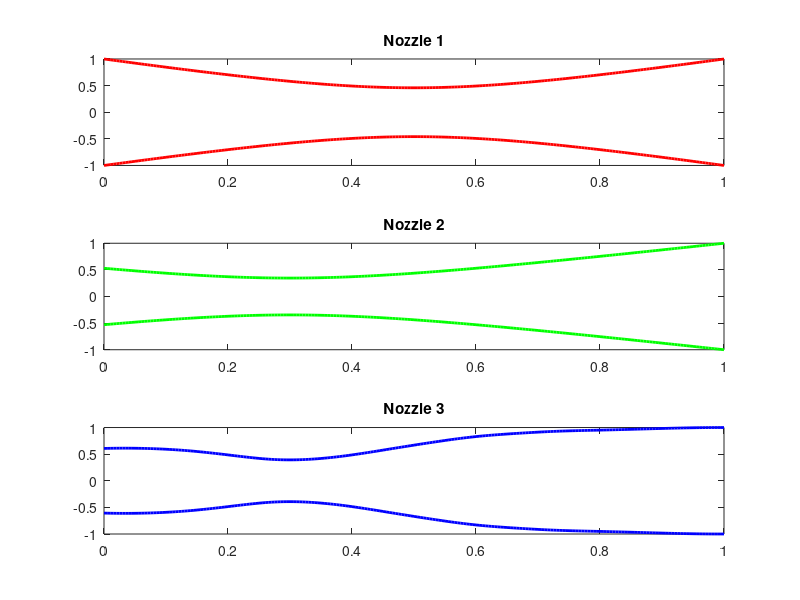

This figure's MATLAB source: (Note: this script raises an error after producing the figure.)
%%%%%%%%%%%%%        SUPERSONIC NOZZLE FLOW            %%%%%%%%%%%%%%



clear
close
clc


L = 1;                  %Nozzle length [m]
Nx = 201;
x = linspace(0,L,Nx);
tfin = 2.5;             % Dimensionless time. 
                        % Represents number of times sound waves 
                        % can travel length L of Nozzle

patm = 101325;         %[Pa]
pres = 100*patm;
pext0 = patm;
Tres = 1273;           %[K]
Text0 = 300;           %[K]

Tref = Tres;
pref = pres;

gamma = 1.4;                   % cp/cv in ideal gas for air         
mw_air = 28.97/1000;           % molecular weight of air [kg/mol]
R = 8.314;                     % Ideal gas constant [J/(mol*K)]

%Derived params
Rair = R/mw_air;               % Mass ideal gas constant for air [J/(kg*K)]
cv = Rair/(gamma-1);           % specific heat of air at constant volume [J/(kg*K)]

% Derived reference state variables
eref = cv*Tref;                % specific energy at reference state [J/kg]
rhoref = pref/(Rair*Tref);     % mass density at reference state [kg/m^3]         
aref = sqrt(gamma*Rair*Tref);  % Speed of sound at reference state [m/s]

%Cross section at throat
Astar = pi*0.15.^2; %30cm diameter

%Dimensionless cross-section profiles
A1fun = @(x) 1 + 15*(x - 0.5).^2; % 0 < x < 1 [1]
A1 = A1fun(x);

A2fun = @(x) 1 + 15*(x - 0.3).^2; % 0 < x < 1 [1]
A2 = A2fun(x);

Rvals = [1.5, 1.5, 1.4, 1.2, 1, 1, 1.2, 1.5, 1.8, 2.05, 2.2, 2.3, 2.35, 2.4, 2.45, 2.47];
A3 = spline(linspace(0,L,length(Rvals)), Rvals.^2, linspace(0,L,Nx));

%% Plot profiles

rad_vec1 = sqrt(A1/pi);
rad_vec1 = rad_vec1./max(rad_vec1); %Normalized radius
lsup1 = +rad_vec1;
linf1 = -rad_vec1;

rad_vec2 = sqrt(A2/pi);
rad_vec2 = rad_vec2./max(rad_vec2); %Normalized radius
lsup2 = +rad_vec2;
linf2 = -rad_vec2;

rad_vec3 = sqrt(A3/pi);
rad_vec3 = rad_vec3./max(rad_vec3); %Normalized radius
lsup3 = +rad_vec3;
linf3 = -rad_vec3;

figure(1);
subplot(3,1,1)
plot(x/L,lsup1, 'r', 'LineWidth', 2);
hold on
plot(x/L,linf1, 'r', 'LineWidth', 2);
ylim([min(linf1), max(lsup1)]);
title('Nozzle 1')
hold off

subplot(3,1,2)
plot(x/L,lsup2, 'g', 'LineWidth', 2);
hold on
plot(x/L,linf2, 'g', 'LineWidth', 2);
ylim([min(linf2), max(lsup2)]);
title('Nozzle 2')
hold off

subplot(3,1,3)
plot(x/L,lsup3, 'b', 'LineWidth', 2);
hold on
plot(x/L,linf3, 'b', 'LineWidth', 2);
ylim([min(linf3), max(lsup3)]);
title('Nozzle 3')
hold off



%% 
[tvec_realtime1, rho1, p1, T1, v1, Ma1] = ...
    NozzleConservativeFun(tfin, x, A1, pres, pext0, Tres, Text0, ...
                                    gamma, mw_air, R);
                                
[tvec_realtime2, rho2, p2, T2, v2, Ma2] = ...
    NozzleConservativeFun(tfin, x, A2, pres, pext0, Tres, Text0, ...
                                    gamma, mw_air, R);  
                                                             
[tvec_realtime3, rho3, p3, T3, v3, Ma3] = ...
    NozzleConservativeFun(tfin, x, A3, pres, pext0, Tres, Text0, ...
                                    gamma, mw_air, R); 


 len1 = length(tvec_realtime1);
 m1(1:len1, :) = rho1(1:len1, :).*A1.*v1(1:len1, :);
 len2 = length(tvec_realtime2);
 m2(1:len2, :) = rho2(1:len2, :).*A2.*v2(1:len2, :);
 len3 = length(tvec_realtime3);
 m3(1:len3, :) = rho3(1:len3, :).*A3.*v3(1:len3, :);

%Re-scale back to dimensional
rho1 = rho1*rhoref;
p1 = p1*pref/patm;  %[atm]
T1 = T1*Tref;
v1 = v1*aref;
m1 = m1*rhoref*Astar*aref;

rho2 = rho2*rhoref;
p2 = p2*pref/patm;  %[atm]
T2 = T2*Tref;
v2 = v2*aref;
m2 = m2*rhoref*Astar*aref;

rho3 = rho3*rhoref;
p3 = p3*pref/patm;  %[atm]
T3 = T3*Tref;
v3 = v3*aref;
m3 = m3*rhoref*Astar*aref;

%% Animations
fig1 = figure(2);
set(fig1, 'Position', [0,0, 1800, 1080]);
for i = 1:length(tvec_realtime1)
    figure(2);
    
    %Profiles
    subplot(5,3,1)
    plot(x/L,lsup1, 'r', 'LineWidth', 2);
    hold on
    plot(x/L,linf1, 'r', 'LineWidth', 2);
    ylim([min(linf1), max(lsup1)]);
    title('Nozzle 1')
    hold off

    subplot(5,3,2)
    plot(x/L,lsup2, 'g', 'LineWidth', 2);
    hold on
    plot(x/L,linf2, 'g', 'LineWidth', 2);
    ylim([min(linf2), max(lsup2)]);
    title('Nozzle 2')
    hold off

    subplot(5,3,3)
    plot(x/L,lsup3, 'b', 'LineWidth', 2);
    hold on
    plot(x/L,linf3, 'b', 'LineWidth', 2);
    ylim([min(linf3), max(lsup3)]);
    title('Nozzle 3')
    hold off

    
    %Nozzle 1
    subplot(5,3,4)
    plot(x, p1(i,:), 'r', 'LineWidth', 2);
    ylim([0, max(max(p1))]);
    title('p1 [atm]');
    grid on  
    
    subplot(5,3,7)
    plot(x, T1(i,:), 'r', 'LineWidth', 2);
    ylim([0, max(max(T1))]);
    title('T1 [K]');
    grid on  
    
    subplot(5,3,10)
    plot(x, Ma1(i,:), 'r', 'LineWidth', 2);
    ylim([0, max(max(Ma1))]);
    title('Ma1');
    grid on  
    
    subplot(5,3,13)
    plot(x, m1(i,:), 'r', 'LineWidth', 2);
    ylim([min(min(m1)), max(max(m1))]);
    title('m1 [kg/s]');
    grid on  
    xlabel('Length [m]');
    
    %Nozzle 2
    subplot(5,3,5)
    plot(x, p2(i,:), 'g', 'LineWidth', 2);
    ylim([0, max(max(p2))]);
    title('p2 [atm]');
    grid on  
    
    subplot(5,3,8)
    plot(x, T2(i,:), 'g', 'LineWidth', 2);
    ylim([0, max(max(T2))]);
    title('T2 [K]');
    grid on  
    
    subplot(5,3,11)
    plot(x, Ma2(i,:), 'g', 'LineWidth', 2);
    ylim([0, max(max(Ma2))]);
    title('Ma2');
    grid on  
    
    subplot(5,3,14)
    plot(x, m2(i,:), 'g', 'LineWidth', 2);
    ylim([min(min(m2)), max(max(m2))]);
    title('m2 [kg/s]');
    grid on  
    xlabel('Length [m]');
    
    %Nozzle 3
    subplot(5,3,6)
    plot(x, p3(i,:), 'b', 'LineWidth', 2);
    ylim([0, max(max(p3))]);
    title('p3 [atm]');
    grid on  
    
    subplot(5,3,9)
    plot(x, T3(i,:), 'b', 'LineWidth', 2);
    ylim([0, max(max(T3))]);
    title('T3 [K]');
    grid on  
    
    subplot(5,3,12)
    plot(x, Ma3(i,:), 'b', 'LineWidth', 2);
    ylim([0, max(max(Ma3))]);
    title('Ma3');
    grid on
    
    subplot(5,3,15)
    plot(x, m3(i,:), 'b', 'LineWidth', 2);
    ylim([min(min(m3)), max(max(m3))]);
    title('m3 [kg/s]');
    grid on
    xlabel('Length [m]');
    
    sgtitle( ['t = ', num2str(tvec_realtime1(i)*1000), ' ms']);
    
    myfram(i) = getframe(fig1);
end
